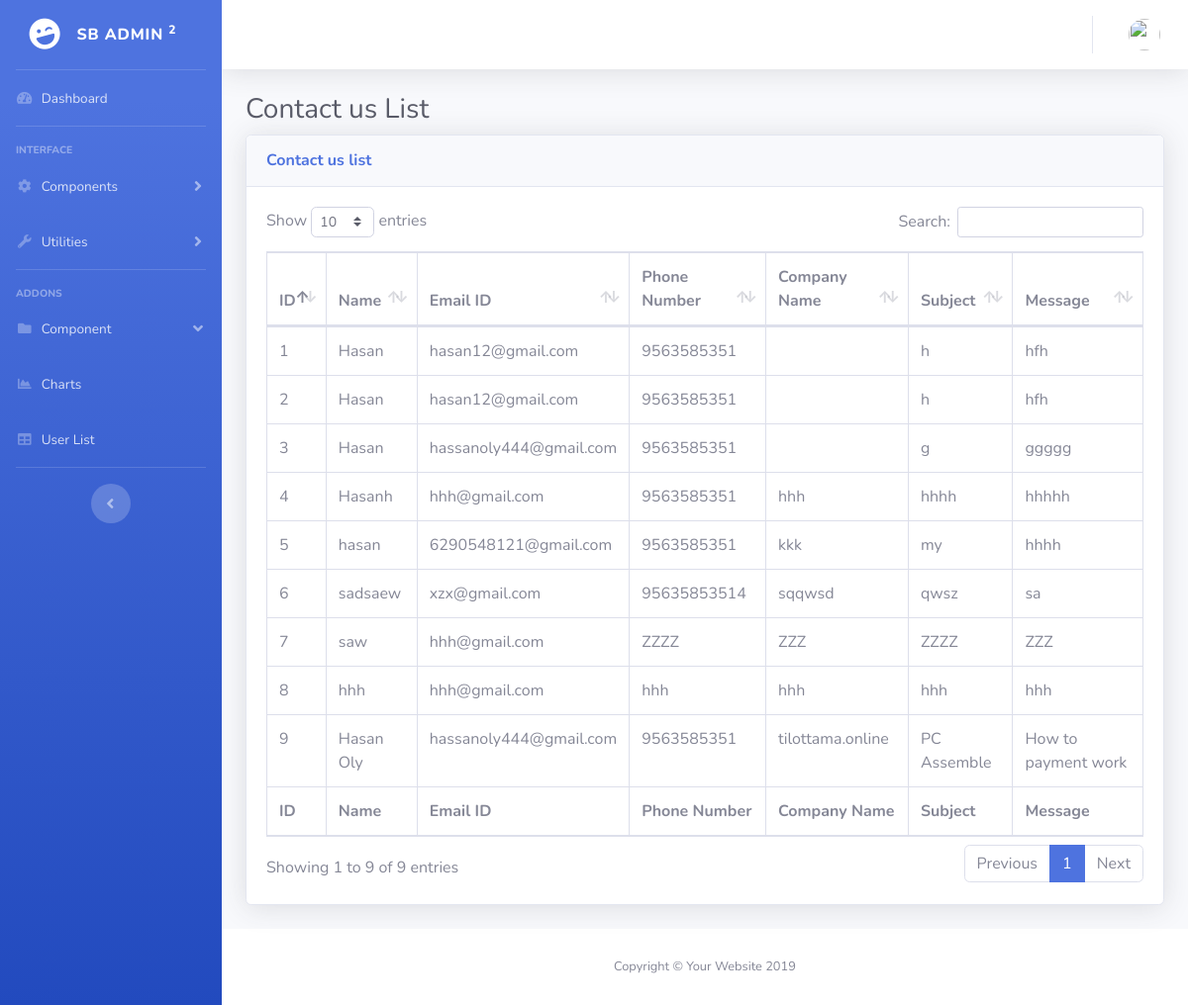
/admin/contact_us_list.php, run on the app's committed database.
### tables this page shows
CREATE TABLE `contact_us` (
  `id` int(50) NOT NULL,
  `name` varchar(100) NOT NULL,
  `email` varchar(100) NOT NULL,
  `phone_number` varchar(50) NOT NULL,
  `company_name` varchar(100) DEFAULT NULL,
  `subject` varchar(100) NOT NULL,
  `message` varchar(500) NOT NULL
);

### admin/system/adodb/adodb.inc.php (called while the page is built, shortened)
<?php
 if (!defined('_ADODB_LAYER')) {
	GLOBAL
		$ADODB_vers,
		$ADODB_COUNTRECS,
		$ADODB_CACHE_DIR,
		$ADODB_CACHE,
		$ADODB_CACHE_CLASS,
		$ADODB_EXTENSION,
		$ADODB_COMPAT_FETCH,
	 	$ADODB_FETCH_MODE,
		$ADODB_GETONE_EOF,
		$ADODB_QUOTE_FIELDNAMES;
	function ADODB_Setup()
	{
	GLOBAL
		$ADODB_vers,
		$ADODB_COUNTRECS,
		$ADODB_CACHE_DIR,
	 	$ADODB_FETCH_MODE,
		$ADODB_CACHE,
		$ADODB_CACHE_CLASS,
		$ADODB_FORCE_TYPE,
		$ADODB_GETONE_EOF,
		$ADODB_QUOTE_FIELDNAMES;
		$ADODB_FETCH_MODE = ADODB_FETCH_DEFAULT;
		if (!isset($ADODB_COUNTRECS)) $ADODB_COUNTRECS = true;
	}
	class ADOConnection {
	var $database = '';
	var $host = '';
	var $user = '';
	var $debug = false;
	var $true = '1';
	var $false = '0';
	var $fetchMode=false;
	var $bulkBind = false;
	var $_queryID = false;
	var $_bindInputArray = false;
	function PConnect($argHostname = "", $argUsername = "", $argPassword = "", $argDatabaseName = "")
	{
		if ($argHostname != "") $this->host = $argHostname;
		if ($argUsername != "") $this->user = $argUsername;
		if ($argDatabaseName != "") $this->database = $argDatabaseName;
		if ($rez = $this->_pconnect($this->host, $this->user, $argPassword, $this->database)) return true;
		return $ret;
	}
	function Execute($sql,$inputarr=false)
	{
		if ($inputarr) {
			if (!is_array($inputarr)) $inputarr = array($inputarr);
			$element0 = reset($inputarr);
			$array_2d = $this->bulkBind && is_array($element0) && !is_object(reset($element0));
			unset($element0);
			if (!is_array($sql) && !$this->_bindInputArray) {
				$sqlarr = explode('?',$sql);
				$nparams = sizeof($sqlarr)-1;
				if (!$array_2d) $inputarr = array($inputarr);
				foreach($inputarr as $arr) {
					$sql = ''; $i = 0;
					while(list(, $v) = each($arr)) {
						$sql .= $sqlarr[$i];
						$typ = gettype($v);
						if ($typ == 'string')
							$sql .= $this->qstr($v);
						else if ($typ == 'double')
							$sql .= str_replace(',','.',$v);
						else if ($typ == 'boolean')
							$sql .= $v ? $this->true : $this->false;
						else if ($typ == 'object') {
							if (method_exists($v, '__toString')) $sql .= $this->qstr($v->__toString());
							else $sql .= $this->qstr((string) $v);
						} else if ($v === null)
							$sql .= 'NULL';
						else
							$sql .= $v;
						$i += 1;
						if ($i == $nparams) break;
					}
					if (isset($sqlarr[$i])) {
						$sql .= $sqlarr[$i];
						if ($i+1 != sizeof($sqlarr)) $this->outp_throw( "Input Array does not match ?: ".htmlspecialchars($sql),'Execute');
					} else if ($i != sizeof($sqlarr))
						$this->outp_throw( "Input array does not match ?: ".htmlspecialchars($sql),'Execute');
					$ret = $this->_Execute($sql);
					if (!$ret) return $ret;
				}
			} else {
				if ($array_2d) {
					if (is_string($sql))
						$stmt = $this->Prepare($sql);
					else
						$stmt = $sql;
					foreach($inputarr as $arr) {
						$ret = $this->_Execute($stmt,$arr);
						if (!$ret) return $ret;
					}
				} else {
					$ret = $this->_Execute($sql,$inputarr);
				}
			}
		} else {
			$ret = $this->_Execute($sql,false);
		}
		return $ret;
	}
	function _Execute($sql,$inputarr=false)
	{
		if ($this->debug) {
			global $ADODB_INCLUDED_LIB;
			if (empty($ADODB_INCLUDED_LIB)) include(ADODB_DIR.'/adodb-lib.inc.php');
			$this->_queryID = _adodb_debug_execute($this, $sql,$inputarr);
		} else {
			$this->_queryID = @$this->_query($sql,$inputarr);
		}
		$rs = new $rsclass($this->_queryID,$this->fetchMode);
		$rs->connection = $this;
		$rs->Init();
		if (is_array($sql)) $rs->sql = $sql[0];
		else $rs->sql = $sql;
		return $rs;
	}
}
	class ADORecordSet implements IteratorAggregate {
	var $_numOfRows = -1;
	var $_numOfFields = -1;
	var $_currentRow = -1;
	var $_closed = false;
	function ADORecordSet($queryID)
	{
		$this->_queryID = $queryID;
	}
	function Init()
	{
		if ($this->_numOfRows != 0 && $this->_numOfFields && $this->_currentRow == -1) {
			$this->_currentRow = 0;
			if ($this->EOF = ($this->_fetch() === false)) {
				$this->_numOfRows = 0;
			}
		} else {
			$this->EOF = true;
		}
	}
	function Close()
	{
		if (!$this->_closed) {
			$this->_closed = true;
			return $this->_close();
		} else
			return true;
	}
	function RecordCount() {return $this->_numOfRows;}
}
	function ADOLoadCode($dbType)
	{
		$db = strtolower($dbType);
		switch ($db) {
			default:
				$class = $db; break;
		}
		$file = ADODB_DIR."/drivers/adodb-".$db.".inc.php";
		if (class_exists("ADODB_" . $class)) return $class;
		return false;
	}
	function ADONewConnection($db='')
	{
	GLOBAL $ADODB_NEWCONNECTION, $ADODB_LASTDB;
		$errorfn = (defined('ADODB_ERROR_HANDLER')) ? ADODB_ERROR_HANDLER : false;
		if(empty($obj)) {
			if (!isset($ADODB_LASTDB)) $ADODB_LASTDB = '';
			if ($db != $ADODB_LASTDB) $db = ADOLoadCode($db);
			$cls = 'ADODB_'.$db;
			$obj = new $cls();
		}
		return $obj;
	}
}
?>

### admin/system/database.php (called while the page is built, shortened)
<?php
include ('adodb/adodb.inc.php');
class clsConnection
{
    private $db_host;
    private $db_user;
    private $db_pwd;
    private $db_name;
    private $dbLink;
    function clsConnection()
    {
        if (strstr($_SERVER['HTTP_HOST'], "192.168.1.") || $_SERVER['HTTP_HOST'] =="localhost")
        {
            $this->db_host = "localhost";
            $this->db_user = "root";
            $this->db_pwd = "";
            $this->db_name = "tilottama_tech";
        }
        else
        {
            $this->db_host = "localhost";
            $this->db_user = "root";
            $this->db_pwd = "";
            $this->db_name = "reborndb";
        }
        $this->dbLink = ADONewConnection('mysqli');
        $this->dbLink->PConnect($this->db_host, $this->db_user, $this->db_pwd, $this->db_name);
    }
    public function GetAllRows($sqlQuery = "")
    {
        $recordSet = $this->dbLink->Execute($sqlQuery);
        $rows = array();
        if (!$recordSet)
        {
            print $this->dbLink->ErrorMsg();
        }
        else
        {
            while (!$recordSet->EOF)
            {
                $rows[] = $recordSet->fields;
                $recordSet->MoveNext();
            }
        }
        return $rows;
    }
}
?>

### admin/system/adodb/drivers/adodb-mysqli.inc.php (called while the page is built, shortened)
<?php
if (! defined("_ADODB_MYSQLI_LAYER")) {
class ADODB_mysqli extends ADOConnection {
	var $clientFlags = 0;
	var $port = false;
	var $socket = false;
	var $optionFlags = array(array(MYSQLI_READ_DEFAULT_GROUP,0));
  	var $multiQuery = false;
	function _connect($argHostname = NULL,
			  $argUsername = NULL,
			  $argPassword = NULL,
			  $argDatabasename = NULL, $persist=false)
	  {
	    $this->_connectionID = @mysqli_init();
		foreach($this->optionFlags as $arr) {
			mysqli_options($this->_connectionID,$arr[0],$arr[1]);
		}
		if ($persist && PHP_VERSION > 5.2 && strncmp($argHostname,'p:',2) != 0) $argHostname = 'p:'.$argHostname;
		$ok = mysqli_real_connect($this->_connectionID,
 				    $argHostname,
 				    $argUsername,
 				    $argPassword,
 				    $argDatabasename,
					$this->port,
					$this->socket,
					$this->clientFlags);
		if ($ok) {
	 		if ($argDatabasename)  return $this->SelectDB($argDatabasename);
 			return true;
 	   } else {
			if ($this->debug)
		  		ADOConnection::outp("Could't connect : "  . $this->ErrorMsg());
			$this->_connectionID = null;
			return false;
	   }
	}
	function _pconnect($argHostname, $argUsername, $argPassword, $argDatabasename)
	{
		return $this->_connect($argHostname, $argUsername, $argPassword, $argDatabasename, true);
	}
	function SelectDB($dbName)
	{
	    if ($this->_connectionID) {
        	$result = @mysqli_select_db($this->_connectionID, $dbName);
			return $result;
		}
	    return false;
	}
	function _query($sql, $inputarr)
	{
	global $ADODB_COUNTRECS;
		if ($this->multiQuery) {
			$rs = mysqli_multi_query($this->_connectionID, $sql.';');
			if ($rs) {
				$rs = ($ADODB_COUNTRECS) ? @mysqli_store_result( $this->_connectionID ) : @mysqli_use_result( $this->_connectionID );
				return $rs ? $rs : true;
			}
		} else {
			$rs = mysqli_query($this->_connectionID, $sql, $ADODB_COUNTRECS ? MYSQLI_STORE_RESULT : MYSQLI_USE_RESULT);
			if ($rs) return $rs;
		}
		return false;
	}
}
class ADORecordSet_mysqli extends ADORecordSet{
	function ADORecordSet_mysqli($queryID, $mode = false)
	{
	  if ($mode === false)
	   {
	      global $ADODB_FETCH_MODE;
	      $mode = $ADODB_FETCH_MODE;
	   }
	  switch ($mode)
	    {
	    case ADODB_FETCH_DEFAULT:
	    case ADODB_FETCH_BOTH:
	    default:
	      $this->fetchMode = MYSQLI_BOTH;
	      break;
	    }
	}
	function _initrs()
	{
	global $ADODB_COUNTRECS;
		$this->_numOfRows = $ADODB_COUNTRECS ? @mysqli_num_rows($this->_queryID) : -1;
		$this->_numOfFields = @mysqli_num_fields($this->_queryID);
	}
	function MoveNext()
	{
		$this->fields = @mysqli_fetch_array($this->_queryID,$this->fetchMode);
		if (is_array($this->fields)) return true;
		$this->EOF = true;
		return false;
	}
	function _fetch()
	{
		$this->fields = mysqli_fetch_array($this->_queryID,$this->fetchMode);
	  	return is_array($this->fields);
	}
	function _close()
	{
	  	$this->_queryID = false;
	}
}
}
?>

### admin/employee.cls.php (called while the page is built, shortened)
<?php
    class user_inc{
        private $db_con;
        function user_inc()
               {
                $this->db_con=new clsConnection;
               }
             function getContactList(){
                $sSql = "SELECT * FROM contact_us";
                 $rows = $this->db_con->GetAllRows($sSql);
                 return $rows;
             }
            }
?>

### admin/contact_us_list.php (the view, shortened to what this page needs)
<?php
include ('system/database.php');
include ('employee.cls.php');
$obj_user = new user_inc ;
$contactList = $obj_user->getContactList();
?>
<!DOCTYPE html>
<html lang="en">
<head>
  <link href="vendor/fontawesome-free/css/all.min.css" rel="stylesheet" type="text/css">
  <link rel="stylesheet" href="https://cdnjs.cloudflare.com/ajax/libs/font-awesome/4.7.0/css/font-awesome.min.css">
  <link href="css/sb-admin-2.min.css" rel="stylesheet">
  <link href="vendor/datatables/dataTables.bootstrap4.min.css" rel="stylesheet">
</head>
<body id="page-top">
  <div id="wrapper">
    <ul class="navbar-nav bg-gradient-primary sidebar sidebar-dark accordion" id="accordionSidebar">
<a class="sidebar-brand d-flex align-items-center justify-content-center" href="index.html">
  <div class="sidebar-brand-icon rotate-n-15">
    <i class="fas fa-laugh-wink"></i>
  </div>
  <div class="sidebar-brand-text mx-3">SB Admin <sup>2</div>
</a>
<hr class="sidebar-divider my-0">
<li class="nav-item">
  <a class="nav-link" href="index.html">
    <i class="fas fa-fw fa-tachometer-alt"></i>
    <span>Dashboard</span></a>
</li>
<hr class="sidebar-divider">
<div class="sidebar-heading">
  Interface
</div>
<li class="nav-item">
  <a class="nav-link collapsed" href="#" data-toggle="collapse" data-target="#collapseTwo" aria-expanded="true" aria-controls="collapseTwo">
    <i class="fas fa-fw fa-cog"></i>
    <span>Components</span>
  </a>
</li>
<li class="nav-item">
  <a class="nav-link collapsed" href="#" data-toggle="collapse" data-target="#collapseUtilities" aria-expanded="true" aria-controls="collapseUtilities">
    <i class="fas fa-fw fa-wrench"></i>
    <span>Utilities</span>
  </a>
</li>
<hr class="sidebar-divider">
<div class="sidebar-heading">
  Addons
</div>
<li class="nav-item">
  <a class="nav-link " href="#" data-toggle="collapse" data-target="#collapsePages" aria-expanded="true" aria-controls="collapsePages">
    <i class="fas fa-fw fa-folder"></i>
    <span>Component</span>
  </a>
</li>
<li class="nav-item">
  <a class="nav-link" href="charts.html">
    <i class="fas fa-fw fa-chart-area"></i>
    <span>Charts</span></a>
</li>
<li class="nav-item">
  <a class="nav-link" href="user_list.php">
    <i class="fas fa-fw fa-table"></i>
    <span>User List</span></a>
</li>
<hr class="sidebar-divider d-none d-md-block">
<div class="text-center d-none d-md-inline">
  <button class="rounded-circle border-0" id="sidebarToggle"></button>
</div>
</ul>
    <div id="content-wrapper" class="d-flex flex-column">
      <div id="content">
        <nav class="navbar navbar-expand navbar-light bg-white topbar mb-4 static-top shadow">
<ul class="navbar-nav ml-auto">
  <li class="nav-item dropdown no-arrow">
    <a class="nav-link dropdown-toggle" href="#" id="userDropdown" role="button" data-toggle="dropdown" aria-haspopup="true" aria-expanded="false">
      <img class="img-profile rounded-circle" src="https://source.unsplash.com/QAB-WJcbgJk/60x60">
    </a>
  </li>
</ul>
</nav>
        <div class="container-fluid">
          <h1 class="h3 mb-2 text-gray-800">Contact us List</h1>
          <div class="card shadow mb-4">
            <div class="card-header py-3">
              <h6 class="m-0 font-weight-bold text-primary">Contact us list</h6>
            </div>
            <div class="card-body">
              <div class="table-responsive">
                <table class="table table-bordered" id="dataTable" width="100%" cellspacing="0">
                  <thead>
                  <tr>
                  <th>ID</th>
                    <th>Name</th>
                      <th>Email ID</th>
                      <th>Phone Number</th>
                      <th>Company Name</th>
                      <th>Subject</th>
                      <th>Message</th>
                    </tr>
                  </thead>
                  <tfoot>
                  <tr>
                  <th>ID</th>
                    <th>Name</th>
                      <th>Email ID</th>
                      <th>Phone Number</th>
                      <th>Company Name</th>
                      <th>Subject</th>
                      <th>Message</th>
                    </tr>
                  </tfoot>
                  <tbody>
                  <?php
                foreach ($contactList as  $contact_list) {
                ?>
                    <tr>
                    <td><?php echo $contact_list['id'];?></td>
                      <td><?php echo $contact_list['name'];?></td>
                      <td><?php echo $contact_list['email'];?></td>
                      <td><?php echo $contact_list['phone_number'];?></td>
                      <td><?php echo $contact_list['company_name'];?></td>
                      <td><?php echo $contact_list['subject'];?></td>
                      <td><?php echo $contact_list['message'];?></td>
                    </tr>
                    <?php
                       }
                      ?>
                  </tbody>
                </table>
              </div>
            </div>
          </div>
        </div>
      </div>
      <footer class="sticky-footer bg-white">
        <div class="container my-auto">
          <div class="copyright text-center my-auto">
            <span>Copyright &copy; Your Website 2019</span>
          </div>
        </div>
      </footer>
    </div>
  </div>
</body>
</html>

### data on the page
contact_us: id "1", name "Hasan", email "hasan12@gmail.com", phone_number "9563585351", subject "h", message "hfh"
contact_us: id "2", name "Hasan", email "hasan12@gmail.com", phone_number "9563585351", subject "h", message "hfh"
contact_us: id "3", name "Hasan", email "hassanoly444@gmail.com", phone_number "9563585351", subject "g", message "ggggg"
contact_us: id "4", name "Hasanh", email "hhh@gmail.com", phone_number "9563585351", company_name "hhh", subject "hhhh", message "hhhhh"
contact_us: id "5", name "hasan", email "6290548121@gmail.com", phone_number "9563585351", company_name "kkk", subject "my", message "hhhh"
contact_us: id "6", name "sadsaew", email "xzx@gmail.com", phone_number "95635853514", company_name "sqqwsd", subject "qwsz", message "sa"
contact_us: id "7", name "saw", email "hhh@gmail.com", phone_number "ZZZZ", company_name "ZZZ", subject "ZZZZ", message "ZZZ"
contact_us: id "8", name "hhh", email "hhh@gmail.com", phone_number "hhh", company_name "hhh", subject "hhh", message "hhh"
contact_us: id "9", name "Hasan Oly", email "hassanoly444@gmail.com", phone_number "9563585351", company_name "tilottama.online", subject "PC Assemble", message "How to payment work"
